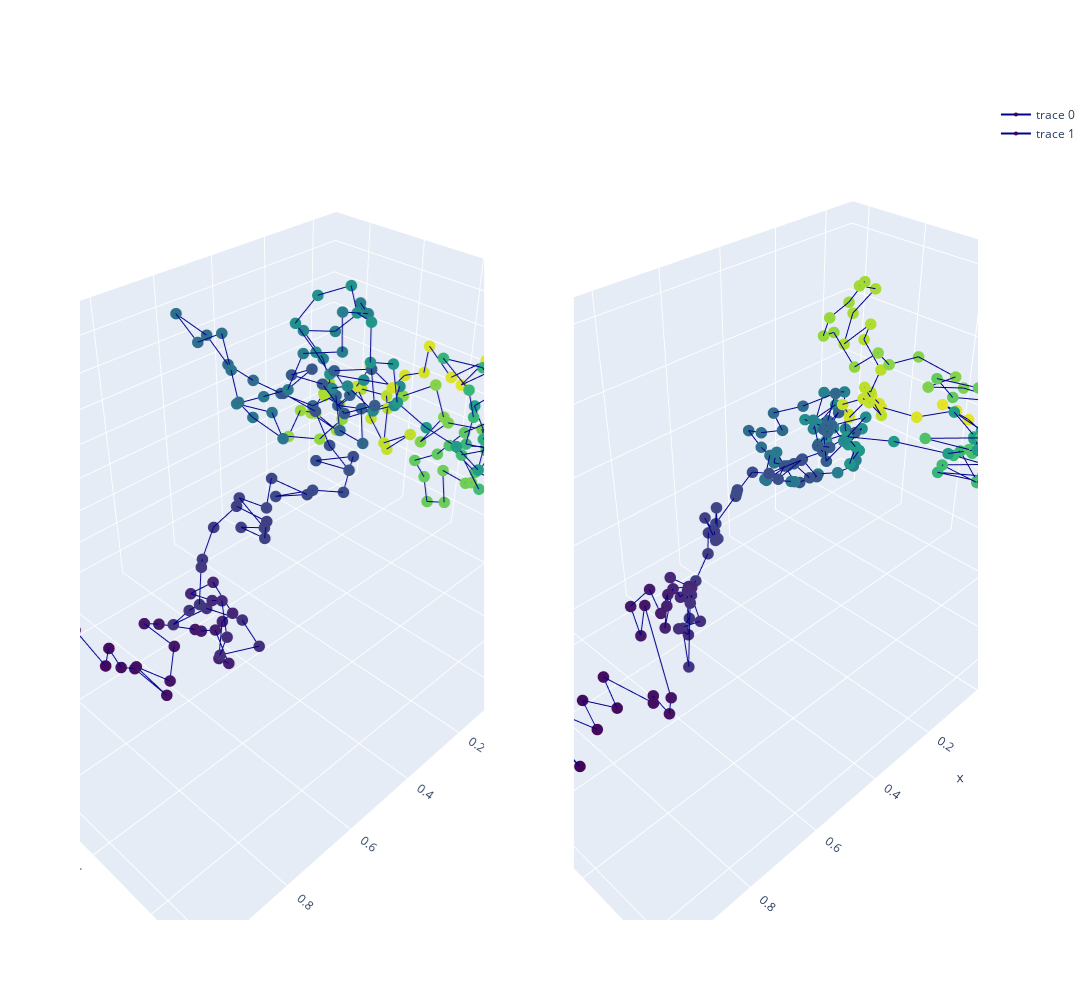

Notebook source saved alongside this figure:
### Code cell
test_true_structure = test_true_structures[GRAPH_TESTED]
test_pred_structure = test_pred_structures[GRAPH_TESTED]

test_pred_structure_superposed, test_true_structure_superposed = \
        kabsch_superimposition_numpy(test_pred_structure, test_true_structure, EMBEDDING_SIZE)

x_pred = test_pred_structure_superposed[:, 0]  
y_pred = test_pred_structure_superposed[:, 1]
z_pred = test_pred_structure_superposed[:, 2]

x_true = test_true_structure_superposed[:, 0]  
y_true = test_true_structure_superposed[:, 1]
z_true = test_true_structure_superposed[:, 2]

colorscale1 = np.asarray(range(len(x_true)))
colorscale2 = np.asarray(range(len(x_pred)))
color1 = 'Viridis'
color2 = 'Viridis'

plot_true_pred_structures(x_pred, y_pred, z_pred, x_true, y_true, z_true, colorscale1, colorscale2, color1, color2)

# Shape comparison
print('Kabsch distance is ' + str(kabsch_distance_numpy(test_pred_structure, test_true_structure, EMBEDDING_SIZE)))

### Figure 1 — Plotly figure (JSON) as saved in the notebook; plotly's stock layout.template omitted (floating-point values rounded to 4 significant figures; data arrays with more than 128 entries replaced by an {"elided": "..."} marker saying what was removed)
{"data": [{"line": {"color": "darkblue", "width": 2}, "marker": {"color": {"elided": "202 int values"}, "colorscale": [[0, "#440154"], [0.1111, "#482878"], [0.2222, "#3e4989"], [0.3333, "#31688e"], [0.4444, "#26828e"], [0.5556, "#1f9e89"], [0.6667, "#35b779"], [0.7778, "#6ece58"], [0.8889, "#b5de2b"], [1, "#fde725"]], "size": 4}, "scene": "scene", "type": "scatter3d", "x": {"elided": "202 float values"}, "y": {"elided": "202 float values"}, "z": {"elided": "202 float values"}}, {"line": {"color": "darkblue", "width": 2}, "marker": {"color": {"elided": "202 int values"}, "colorscale": [[0, "#440154"], [0.1111, "#482878"], [0.2222, "#3e4989"], [0.3333, "#31688e"], [0.4444, "#26828e"], [0.5556, "#1f9e89"], [0.6667, "#35b779"], [0.7778, "#6ece58"], [0.8889, "#b5de2b"], [1, "#fde725"]], "size": 4}, "scene": "scene2", "type": "scatter3d", "x": {"elided": "202 float values"}, "y": {"elided": "202 float values"}, "z": {"elided": "202 float values"}}], "layout": {"height": 1000, "scene": {"domain": {"x": [0, 0.45], "y": [0, 1]}}, "scene2": {"domain": {"x": [0.55, 1], "y": [0, 1]}}, "width": 1300}}
